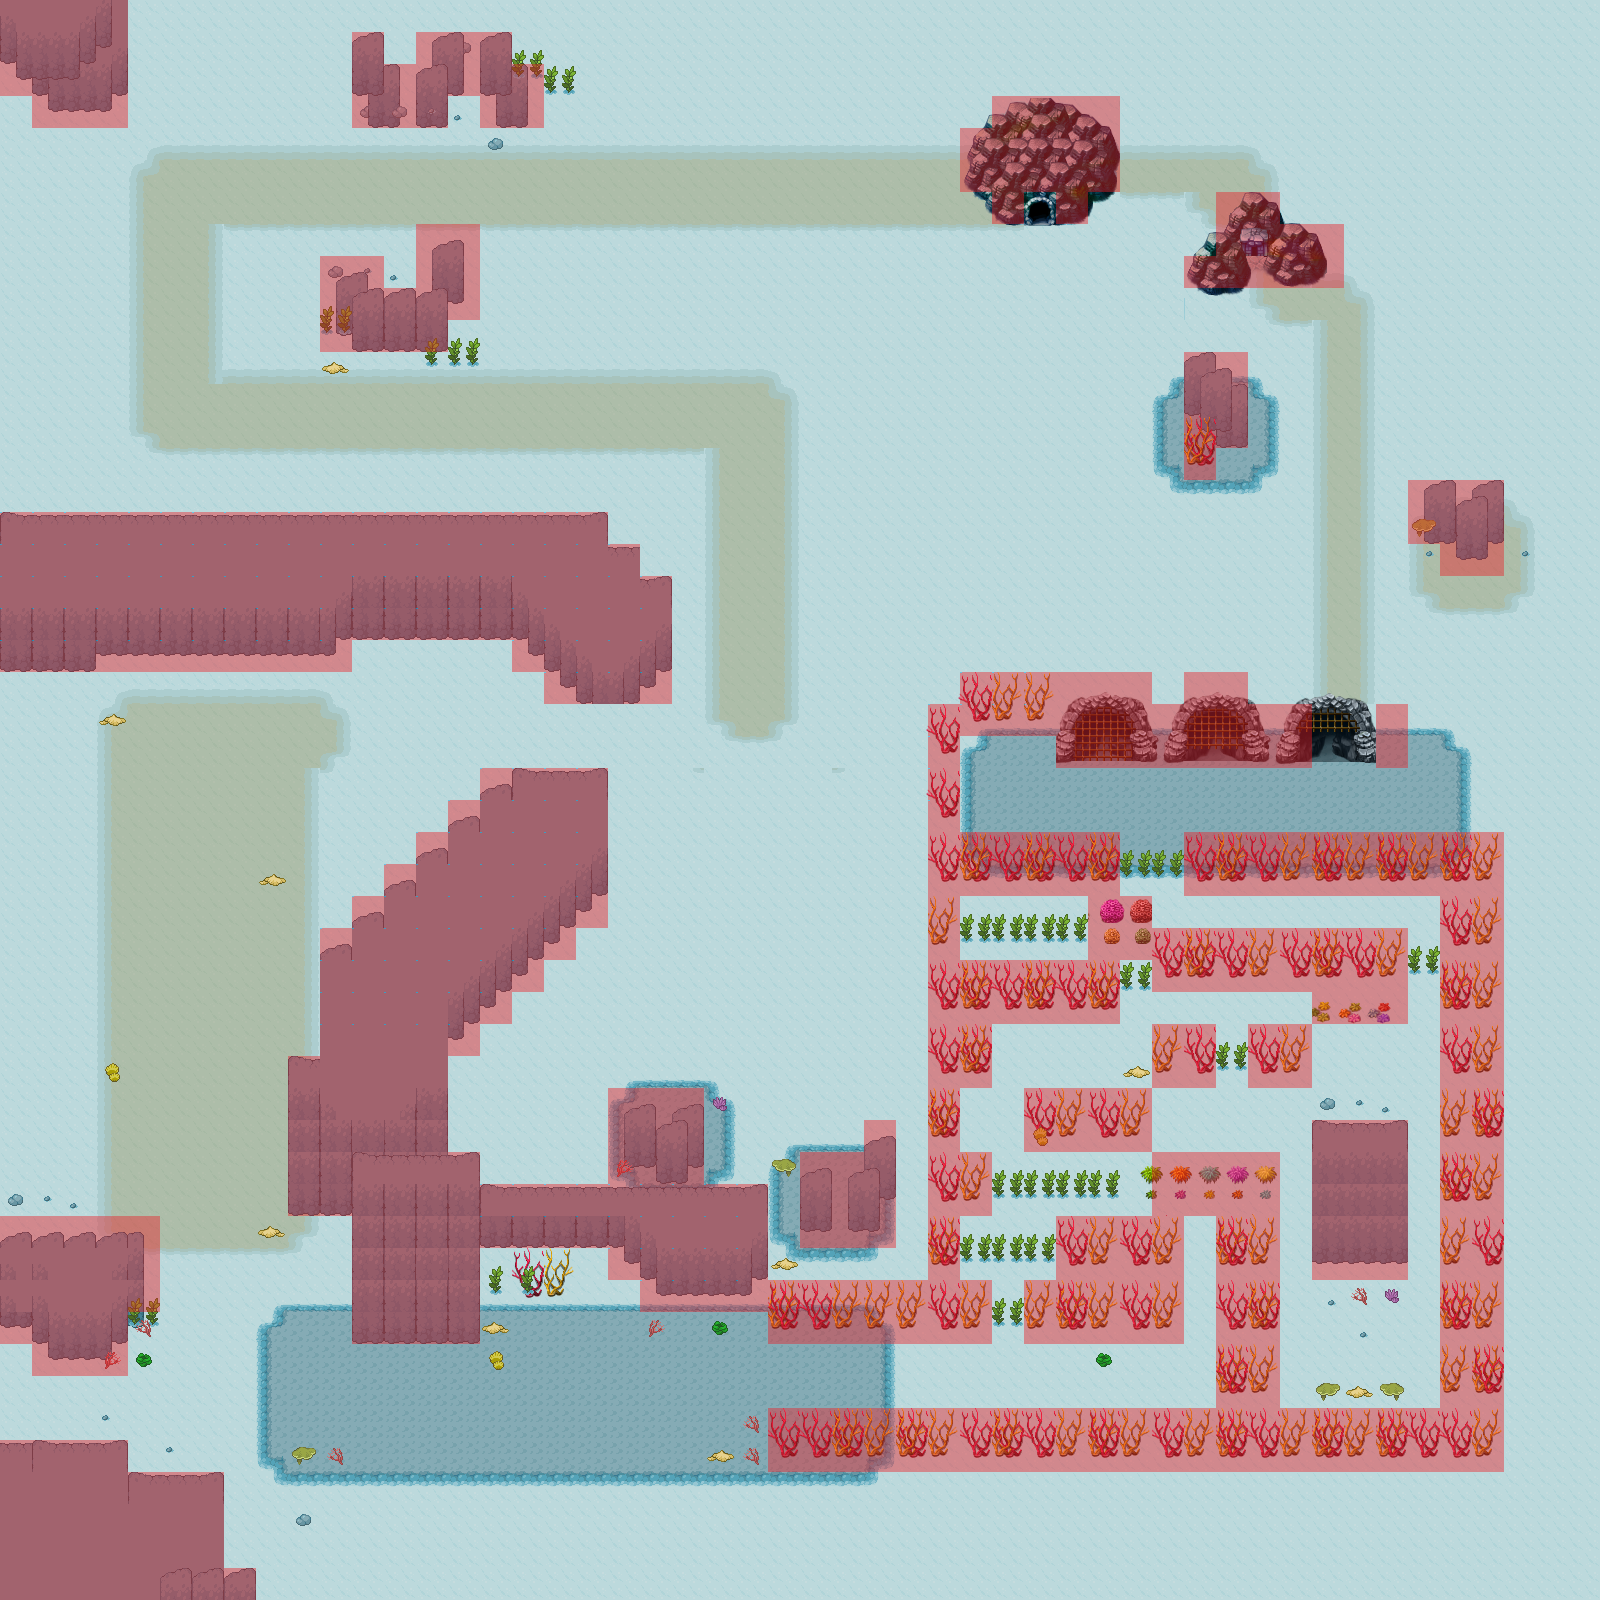

A level layout from a 2D game, rendered from its tile map. Below: a short description, then the map file with tile-grid data replaced by summaries:
An orthogonal 50x50 tile map with 32x32 px tiles, 7 tile layers (ground, road, rocks2, rocks1, ...), 4 tilesets and 3 objects.

<map version="1.0" orientation="orthogonal" renderorder="right-down" width="50" height="50" tilewidth="32" tileheight="32" nextobjectid="1">
 <tileset firstgid="1" name="underwater" tilewidth="32" tileheight="32" tilecount="120" columns="8">
  <image source="../Tilesets/underwater/underwater.png" trans="51540c" width="256" height="480" />
 </tileset>
 <tileset firstgid="121" name="gate" tilewidth="32" tileheight="32" tilecount="638" columns="29">
  <image source="../Tilesets/underwater/gate.png" trans="51540c" width="954" height="706" />
 </tileset>
 <tileset firstgid="759" name="cv" tilewidth="32" tileheight="32" tilecount="256" columns="16">
  <image source="../Tilesets/underwater/cv.png" trans="51540c" width="512" height="512" />
 </tileset>
 <tileset firstgid="1015" name="Red-Square copy" tilewidth="32" tileheight="32" tilecount="961" columns="31">
  <image source="../Tilesets/underwater/Red-Square copy.png" trans="51540c" width="1000" height="1000" />
  <tile id="0">
   <objectgroup draworder="index">
    <object id="1" x="0" y="0.125" width="0.5" height="0.5625" />
    <object id="2" x="0.125" y="0.0625" width="31.875" height="31.8125" />
   </objectgroup>
  </tile>
  <tile id="1">
   <objectgroup draworder="index">
    <object id="1" x="0.0625" y="0" width="31.8125" height="31.9375" />
   </objectgroup>
  </tile>
 </tileset>
 <layer name="ground" width="50" height="50">
  <data>[2500 cells, 2500 non-empty, 1 distinct tile ids]</data>
 </layer>
 <layer name="road" width="50" height="50">
  <data>[2500 cells, 710 non-empty, 41 distinct tile ids]</data>
 </layer>
 <layer name="rocks2" width="50" height="50">
  <data>[2500 cells, 353 non-empty, 57 distinct tile ids]</data>
 </layer>
 <layer name="rocks1" width="50" height="50">
  <data>[2500 cells, 249 non-empty, 94 distinct tile ids]</data>
 </layer>
 <layer name="coral" width="50" height="50">
  <data>[2500 cells, 275 non-empty, 26 distinct tile ids]</data>
 </layer>
 <layer name="deco" width="50" height="50">
  <data>[2500 cells, 64 non-empty, 27 distinct tile ids]</data>
 </layer>
 <layer name="collision" width="50" height="50" opacity="0.43">
  <data>[2500 cells, 663 non-empty, 2 distinct tile ids]</data>
 </layer>
</map>
